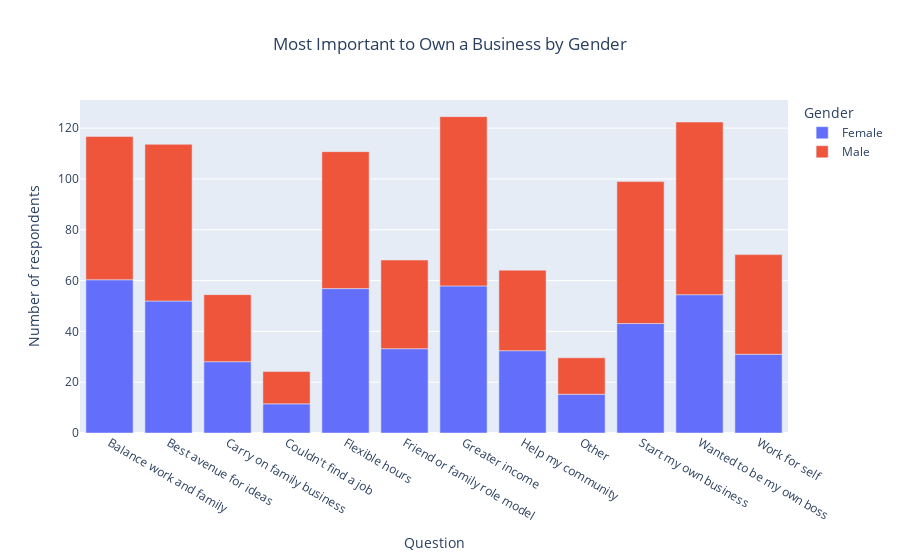

The notebook cell this image was saved under:
### Code cell
fig = px.bar(very_important_answers_gender, x ='Question', y='value', color='OWNER_SEX_LABEL',
             labels={"value":"Number of respondents",
                     "OWNER_SEX_LABEL":"Gender"},
             title='Most Important to Own a Business by Gender',

             )
fig.update_layout( title_x=0.5)
fig.show()

### Figure 1 — Plotly figure (JSON) as saved in the notebook; plotly's stock layout.template omitted (floating-point values rounded to 4 significant figures)
{"data": [{"alignmentgroup": "True", "hovertemplate": "Gender=Female<br>Question=%{x}<br>Number of respondents=%{y}<extra></extra>", "legendgroup": "Female", "marker": {"color": "#636efa", "pattern": {"shape": ""}}, "name": "Female", "offsetgroup": "Female", "orientation": "v", "showlegend": true, "textposition": "auto", "x": ["Balance work and family", "Best avenue for ideas", "Carry on family business", "Couldn't find a job", "Flexible hours", "Friend or family role model", "Greater income", "Help my community", "Other", "Start my own business", "Wanted to be my own boss", "Work for self"], "xaxis": "x", "y": [60.32, 51.96, 28.07, 11.46, 56.85, 33.17, 57.89, 32.39, 15.26, 43.08, 54.44, 30.99], "yaxis": "y", "type": "bar"}, {"alignmentgroup": "True", "hovertemplate": "Gender=Male<br>Question=%{x}<br>Number of respondents=%{y}<extra></extra>", "legendgroup": "Male", "marker": {"color": "#EF553B", "pattern": {"shape": ""}}, "name": "Male", "offsetgroup": "Male", "orientation": "v", "showlegend": true, "textposition": "auto", "x": ["Balance work and family", "Best avenue for ideas", "Carry on family business", "Couldn't find a job", "Flexible hours", "Friend or family role model", "Greater income", "Help my community", "Other", "Start my own business", "Wanted to be my own boss", "Work for self"], "xaxis": "x", "y": [56.41, 61.67, 26.39, 12.72, 53.89, 34.9, 66.63, 31.7, 14.34, 55.88, 67.96, 39.22], "yaxis": "y", "type": "bar"}], "layout": {"xaxis": {"anchor": "y", "domain": [0.0, 1.0], "title": {"text": "Question"}}, "yaxis": {"anchor": "x", "domain": [0.0, 1.0], "title": {"text": "Number of respondents"}}, "legend": {"title": {"text": "Gender"}, "tracegroupgap": 0}, "title": {"text": "Most Important to Own a Business by Gender", "x": 0.5}, "barmode": "relative"}}
